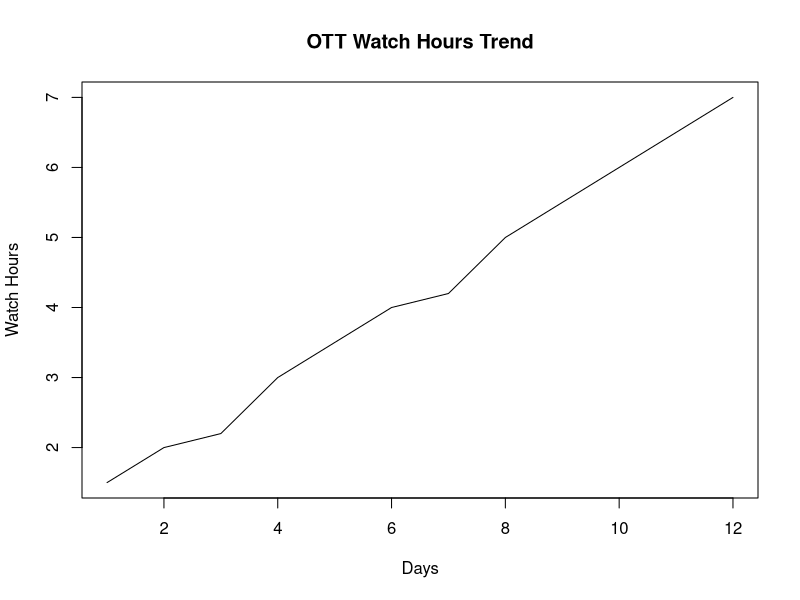

Recreate this plot in R.
ott <- data.frame(
  day = 1:12,
  watch_hours = c(1.5, 2, 2.2, 3, 3.5, 4, 4.2, 5, 5.5, 6, 6.5, 7)
)
plot(
  ott$day,
  ott$watch_hours,
  type = "l",
  xlab = "Days",
  ylab = "Watch Hours",
  main = "OTT Watch Hours Trend",
)
